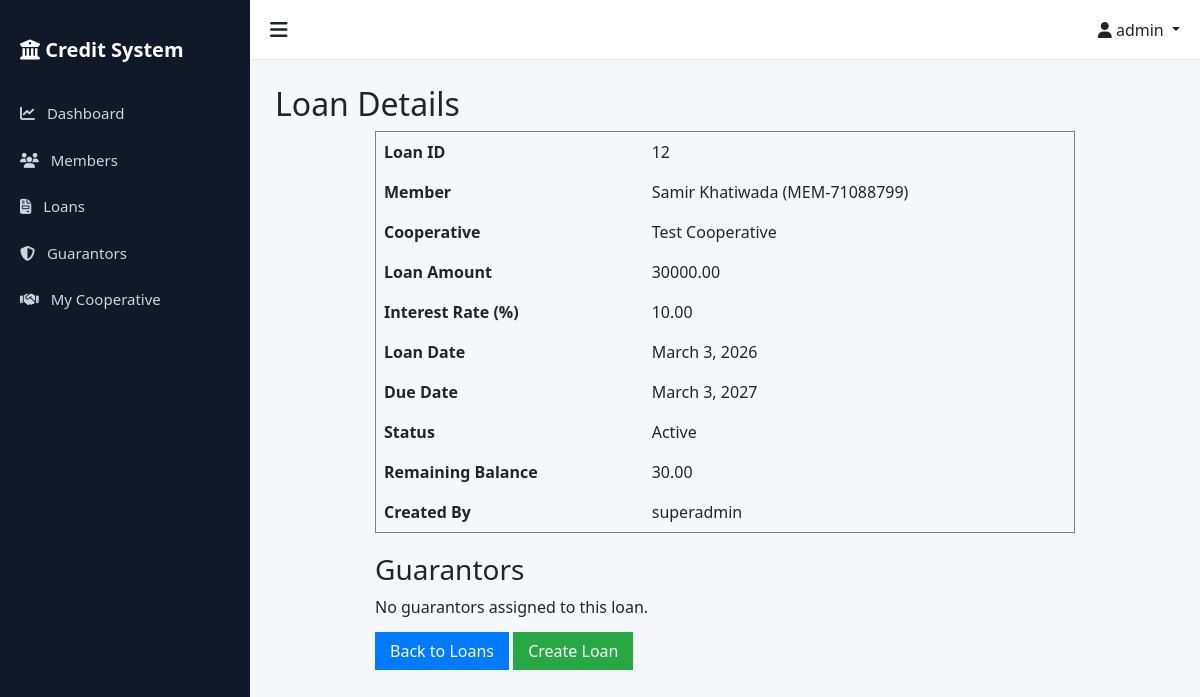
The app's page /loans/12/ (signed in), older data.
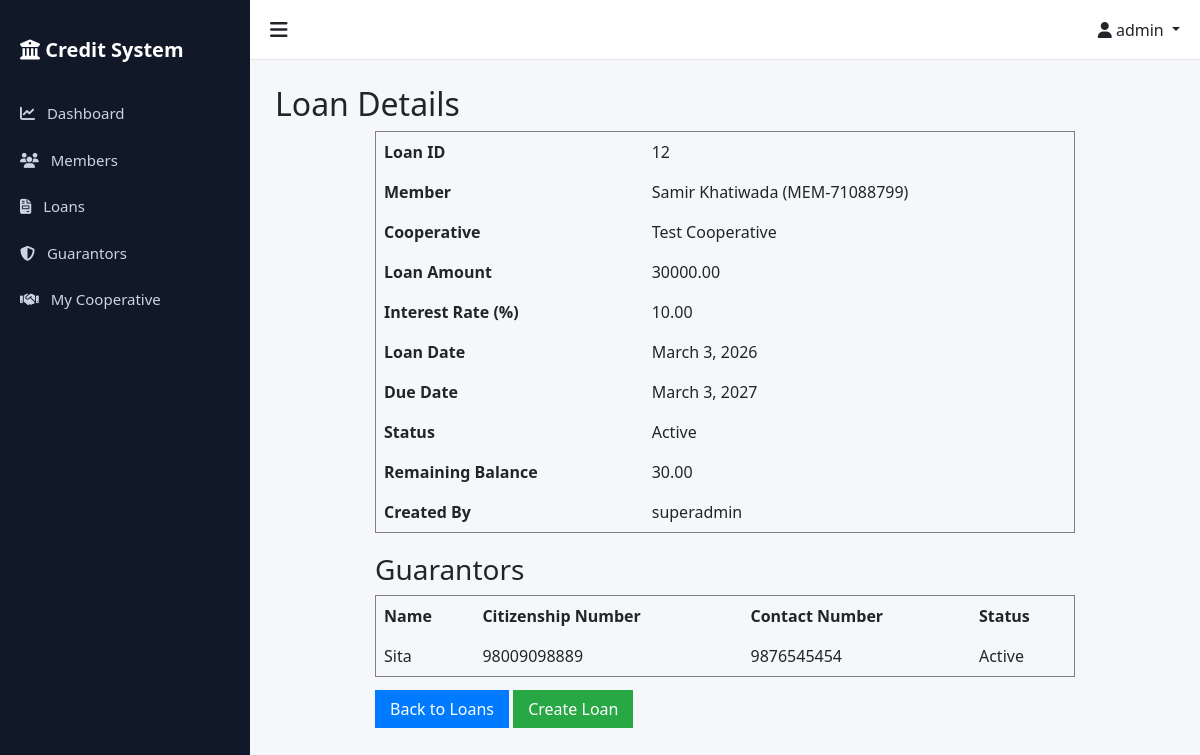
The same page, newer data.
### loans/models.py (models this page shows, shortened)
class Guarantor(models.Model):
    STATUS_CHOICES = [
        ('Active', 'Active'),
        ('Released', 'Released'),
    ]
    name = models.CharField(max_length=255)
    citizenship_number = models.CharField(max_length=50)
    loan = models.ForeignKey(Loan, on_delete=models.CASCADE, related_name="guarantors")
    member = models.ForeignKey(Member, on_delete=models.SET_NULL, null=True, blank=True, related_name="guaranteed_loans", help_text="Optional: If guarantor is also a member")
    contact_number = models.CharField(max_length=15)
    status = models.CharField(max_length=10, choices=STATUS_CHOICES, default='Active')

### loans/views.py (the view)
# urls.py: path('<int:loan_id>/', LoanDetailView.as_view(), name='loan_detail'),
class LoanDetailView(StaffOrAdminMixin, CooperativeAccessMixin, LoginRequiredMixin, DetailView):
    model = Loan
    template_name = 'loans/loan_detail.html'
    context_object_name = 'loan'
    pk_url_kwarg = 'loan_id'

### accounts/models.py (called while the page is built)
    def is_superadmin(self):
        return self.role == 'superadmin'

    def is_admin(self):
        return self.role == 'admin'

    def is_staff_user(self):
        return self.role == 'staff'

### accounts/permissions.py (called while the page is built)
    def test_func(self):
        return self.request.user.is_authenticated and (
            self.request.user.is_staff_user() or
            self.request.user.is_admin() or
            self.request.user.is_superadmin()
        )

    def get_queryset(self):
        queryset = super().get_queryset()
        if self.request.user.is_superadmin():
            return queryset
        if self.request.user.cooperative:
            from cooperatives.models import Cooperative
            if queryset.model == Cooperative:
                return queryset.filter(pk=self.request.user.cooperative.pk)
            return queryset.filter(cooperative=self.request.user.cooperative)
        return queryset.none()

    def get_context_data(self, **kwargs):
        context = super().get_context_data(**kwargs)
        if not self.request.user.is_superadmin() and self.request.user.cooperative:
            context['user_cooperative'] = self.request.user.cooperative
        return context

### templates/loans/loan_detail.html
{% extends "base.html" %}
{% load static %}
{% block content %}
<h2>Loan Details</h2>
<div class="loan-details" style="max-width:700px; margin:auto;">
    <table border="1" cellpadding="8" cellspacing="0" style="width:100%; border-collapse: collapse;">
        <tr>
            <th>Loan ID</th>
            <td>{{ loan.loan_id }}</td>
        </tr>
        <tr>
            <th>Member</th>
            <td>{{ loan.member }}</td>
        </tr>
        <tr>
            <th>Cooperative</th>
            <td>{{ loan.cooperative.name }}</td>
        </tr>
        <tr>
            <th>Loan Amount</th>
            <td>{{ loan.loan_amount }}</td>
        </tr>
        <tr>
            <th>Interest Rate (%)</th>
            <td>{{ loan.interest_rate }}</td>
        </tr>
        <tr>
            <th>Loan Date</th>
            <td>{{ loan.loan_date }}</td>
        </tr>
        <tr>
            <th>Due Date</th>
            <td>{{ loan.due_date }}</td>
        </tr>
        <tr>
            <th>Status</th>
            <td>{{ loan.status }}</td>
        </tr>
        <tr>
            <th>Remaining Balance</th>
            <td>{{ loan.remaining_balance }}</td>
        </tr>
        <tr>
            <th>Created By</th>
            <td>{{ loan.created_by.username }}</td>
        </tr>
    </table>
    <h3 style="margin-top:20px;">Guarantors</h3>
    {% if loan.guarantors.all %}
    <table border="1" cellpadding="8" cellspacing="0" style="width:100%; border-collapse: collapse;">
        <tr>
            <th>Name</th>
            <th>Citizenship Number</th>
            <th>Contact Number</th>
            <th>Status</th>
        </tr>
        {% for g in loan.guarantors.all %}
        <tr>
            <td>{{ g.name }}</td>
            <td>{{ g.citizenship_number }}</td>
            <td>{{ g.contact_number }}</td>
            <td>{{ g.status }}</td>
        </tr>
        {% endfor %}
    </table>
    {% else %}
        <p>No guarantors assigned to this loan.</p>
    {% endif %}
    <div style="margin-top:20px;">
        <a href="{% url 'loans:loan_list' %}" style="padding:8px 15px; background:#007bff; color:white; text-decoration:none;">Back to Loans</a>
        <a href="{% url 'loans:create_loan' %}" style="padding:8px 15px; background:#28a745; color:white; text-decoration:none;">Create Loan</a>
    </div>
</div>
{% endblock %}

Row changes from the older to the newer data that the page shows:
added Guarantor: name "Sita", citizenship_number "98009098889", contact_number "9876545454", status "Active"
Text that changed along with them:
text no longer shown: "No guarantors assigned to this loan."
text now shown: "Name Citizenship Number Contact Number Status"
